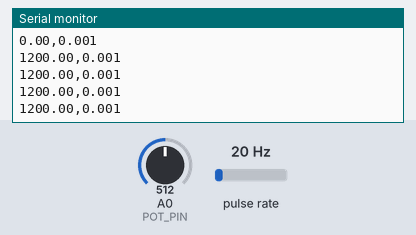
Simulated run of this sketch. Board: Arduino Uno, built with avr-gcc and run on an emulated ATmega328P. On the bench: the last lines printed to the serial monitor. Wiring (inferred from the names in the program): pulse sensor: data pin 2. The test bench sets the inputs (shaded band); at power-on: pulse rate 20 Hz, A0 (POT_PIN) = 512.

Above: at 1.2 s.
1.3 s: pulse rate (sensor on pin 2) set to 4 Hz
At 2.02 s:
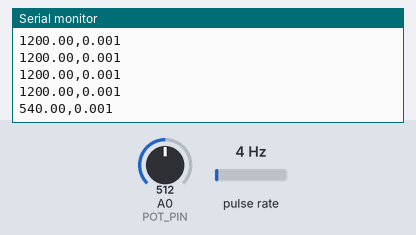
2.8 s: A0 (POT_PIN) set to 716
At 2.82 s:
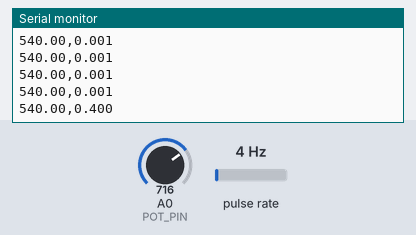
4.3 s: pulse rate (sensor on pin 2) set to 50 Hz
At 4.32 s:
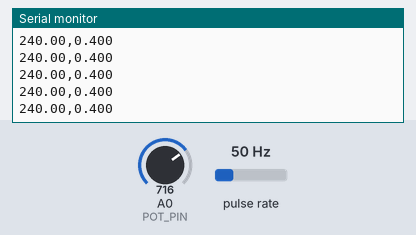
5.8 s: A0 (POT_PIN) set to 900
At 5.82 s:
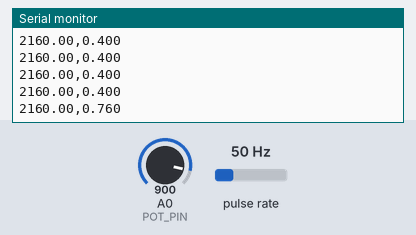
Timing chart, 0 to 8.3 s (numbered marks = the images above; inputs shaded):
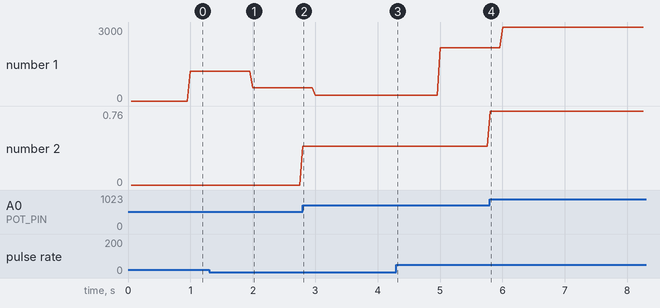

Measured:
- after the input at 1.3 s, the serial monitor: prints a new line after 0.70 s (image 1)
- after the input at 2.8 s, the serial monitor: prints a new line at once (image 2)
- after the input at 5.8 s, the serial monitor: prints a new line at once (image 4)
- plotted number 1: 1200 → 540 after the input at 1.3 s, 240 → 2160 after the input at 4.3 s
- plotted number 2: 0 → 0.4 after the input at 2.8 s, 0.4 → 0.76 after the input at 5.8 s

The sketch:

bike.ino
```cpp
// bike.ino
// Cycling Sim Demo — single Arduino sketch.
// Reads:
//   - Pedal Hall sensor on D2 (interrupt) → RPM
//   - Steering potentiometer on A0 → angle (-1.0 to +1.0)
// Sends CSV over Serial at 20 Hz: "RPM,ANGLE\n" (e.g. "62.3,-0.42")
//
// Wiring:
//   Hall sensor (e.g. A3144 / KY-003):
//     VCC  → 5V
//     GND  → GND
//     OUT  → D2  (interrupt-capable pin)
//   Potentiometer (10kΩ):
//     Outer pin 1 → 5V
//     Wiper       → A0
//     Outer pin 2 → GND
//
// Open the HTML page in Chrome/Edge, click "Connect", select the Arduino port.

const uint8_t HALL_PIN  = 2;     // interrupt-capable on Uno/Nano (INT0)
const uint8_t POT_PIN   = A0;
const uint16_t SEND_HZ  = 20;
const uint16_t POT_MIN  = 0;     // calibrate if needed
const uint16_t POT_MAX  = 1023;
const uint16_t RPM_WINDOW_MS = 1000;  // recompute RPM over 1s rolling window

volatile unsigned long pulseCount = 0;
unsigned long lastSampleAt = 0;
unsigned long lastPulseSampleAt = 0;
unsigned long lastPulseSnapshot = 0;
float currentRPM = 0;

void onPedalPulse() {
  pulseCount++;
}

void setup() {
  Serial.begin(115200);
  pinMode(HALL_PIN, INPUT_PULLUP);
  attachInterrupt(digitalPinToInterrupt(HALL_PIN), onPedalPulse, FALLING);
  pinMode(POT_PIN, INPUT);
  lastSampleAt = millis();
  lastPulseSampleAt = millis();
}

void loop() {
  unsigned long now = millis();

  // Recompute RPM every RPM_WINDOW_MS ms by sampling pulse delta.
  if (now - lastPulseSampleAt >= RPM_WINDOW_MS) {
    noInterrupts();
    unsigned long snapshot = pulseCount;
    interrupts();

    unsigned long pulses = snapshot - lastPulseSnapshot;
    float seconds = (now - lastPulseSampleAt) / 1000.0;
    // 1 magnet on the wheel = 1 pulse per revolution.
    currentRPM = (pulses / seconds) * 60.0;

    lastPulseSnapshot = snapshot;
    lastPulseSampleAt = now;
  }

  // Send sample over serial at SEND_HZ rate.
  if (now - lastSampleAt >= (1000 / SEND_HZ)) {
    int raw = analogRead(POT_PIN);
    // Normalize potentiometer to -1.0 (full left) ... +1.0 (full right).
    float norm = (float)(raw - POT_MIN) / (float)(POT_MAX - POT_MIN);  // 0..1
    float angle = norm * 2.0 - 1.0;                                    // -1..1
    if (angle < -1.0) angle = -1.0;
    if (angle >  1.0) angle =  1.0;

    Serial.print(currentRPM, 2);
    Serial.print(',');
    Serial.println(angle, 3);

    lastSampleAt = now;
  }
}
```
